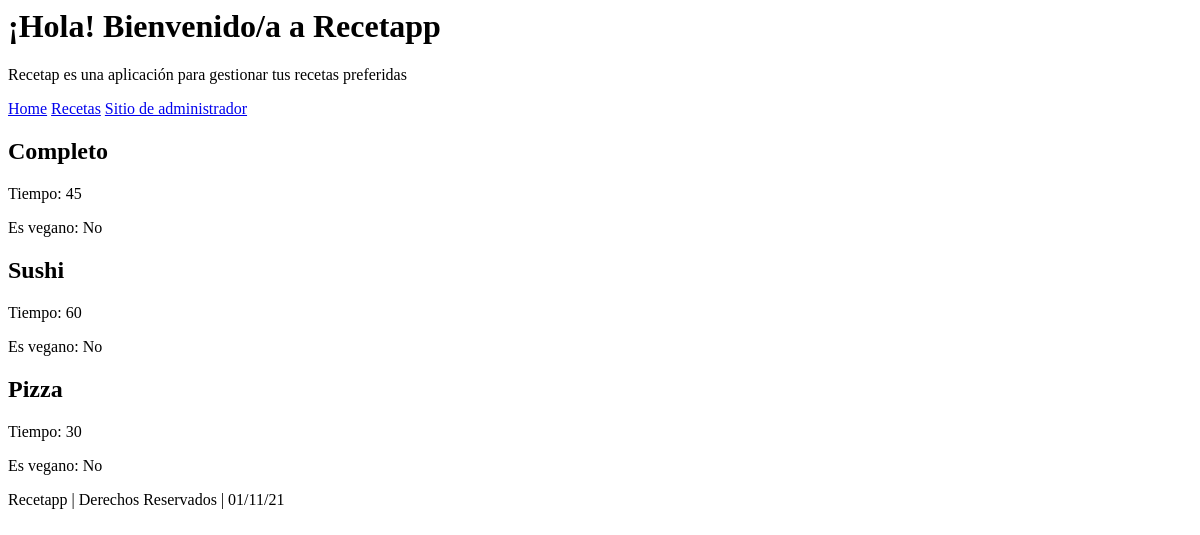
The page /recetas on the database as committed earlier.
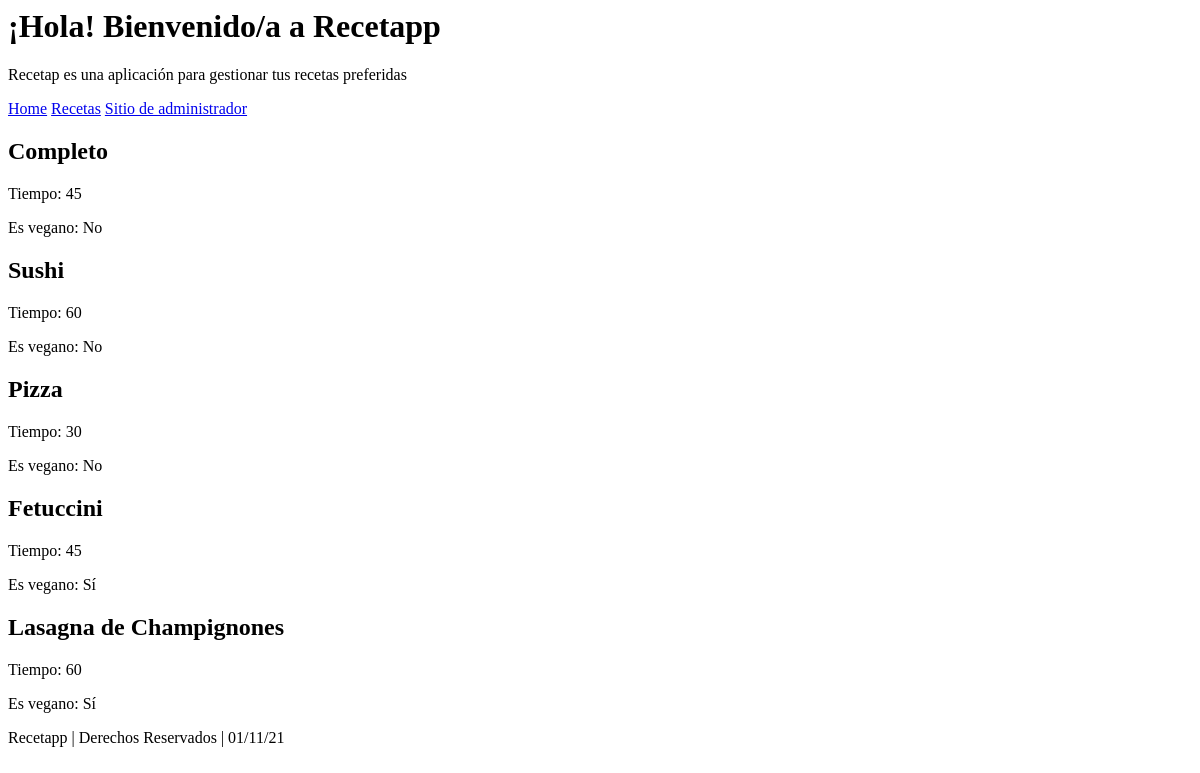
The same page on the database as committed later.
### Recetapp/Apps/Recetas/models.py (models this page shows, shortened)
class Receta(models.Model):
    nombre = models.CharField(max_length=50)
    tiempo = models.IntegerField(blank=True, null=True)
    vegano = models.BooleanField(null=True)

### Recetapp/Apps/Recetas/views.py (the view)
# urls.py: path("recetas", views.recetas, name="recetas")
def recetas(request):
    recetas = Receta.objects.all()
    return render(request, "recetas.html", {"recetas": recetas})

### Recetapp/Apps/Recetas/templates/recetas.html (shortened to what this page needs)
{% extends 'layout.html' %}
{% block content %}
    {% for receta in recetas %}
        <div class="receta">
            <h2>{{ receta.nombre }}</h2>
                <p>Tiempo: {{ receta.tiempo }}</p>
                {% if receta.vegano == True %}
                    <p>Es vegano: Sí</p>
                 {% else %}
                    <p>Es vegano: No</p>
                {% endif %}
        </div>
    {% endfor %}
{% endblock %}

### Recetapp/Apps/Recetas/templates/layout.html (shortened to what this page needs)
<html lang="en">
<head>
</head>
<body>
    <header>
        <h1>¡Hola! Bienvenido/a a Recetapp</h1>
        <p>Recetap es una aplicación para gestionar tus recetas preferidas</p>
    </header>
    <nav>
        <a href="{% url 'index' %}">Home</a>
        <a href="{% url 'recetas' %}">Recetas</a>
        <a href="http://127.0.0.1:8000/admin/">Sitio de administrador</a>
    </nav>
    <main>
        {% block content %}{% endblock %}
        <footer>
            Recetapp | Derechos Reservados | {% now "d/m/y" %}
        </footer>
    </main>
</body>
</html>

Rows that differ between the two databases and show on the page:
added Receta: nombre "Fetuccini", tiempo "45", vegano "Es vegano: Sí"
added Receta: nombre "Lasagna de Champignones", tiempo "60", vegano "Es vegano: Sí"
